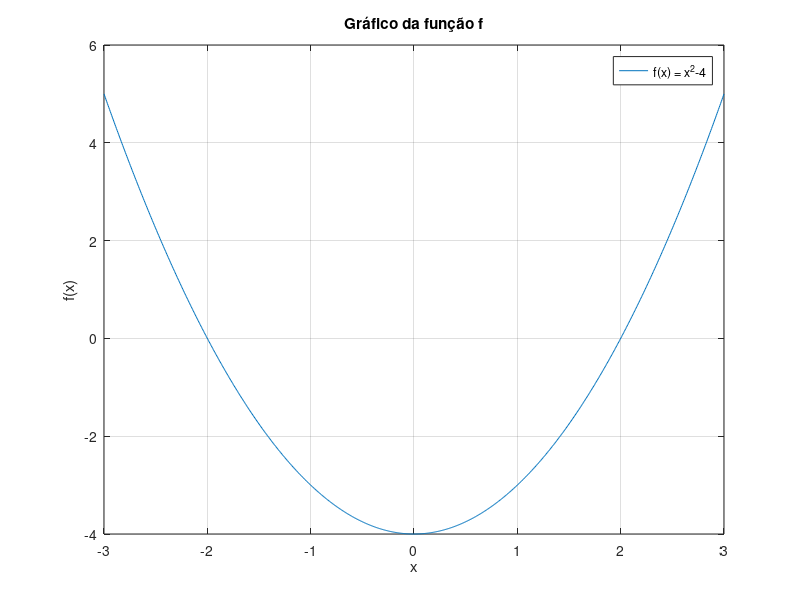

Write MATLAB code to recreate this figure. (Note: this script raises an error after producing the figure.)
% Função
f = @(x)(x^2-4);
% Intervalo
a=-3; b = 3; 
x0 = (a + b)/2;
%Gráfico da função 
figure
fplot(f, [a, b]);
xlabel('x');
ylabel('f(x)');
legend('f(x) = x^2-4');
title('Gráfico da função f');
grid on;
print -dpng -r400 graficoFq6.png

% Cálculo das raízes
%
% Zero do MATLAB
%[X,FVAL,EXITFLAG,OUTPUT]=fzero(f,[a,b]);
fprintf('fzero\n');
fprintf('<indefinido>\n');
%fprintf('Raiz: %f, Iterações: %d, Valor da raiz: %f\n', X, OUTPUT.iterations, f(X));
%OUTPUT.algorithm
% Bissecção 
[r, n] = Bisseccao(f, a, b, 10^-4, 1000);
fprintf('Bisseccao\n');
fprintf('Raiz: %f, Iterações: %d, Valor da raiz: %f\n', r, n, f(r));
% Newton Raphson
proverDerivada = 0;
df = 0;
[r, n] = NewtonRaphson(f, proverDerivada, df, x0, 10^-4, 1000);
fprintf('Newton Raphson\n');
fprintf('Raiz: %f, Iterações: %d, Valor da raiz: %f\n', r, n, f(r));
% Secante
[r, n] = SecanteVisual(f, a, b, 10^-4, 1000);
fprintf('Secante\n');
fprintf('Raiz: %f, Iterações: %d, Valor da raiz: %f\n', r, n, f(r));











